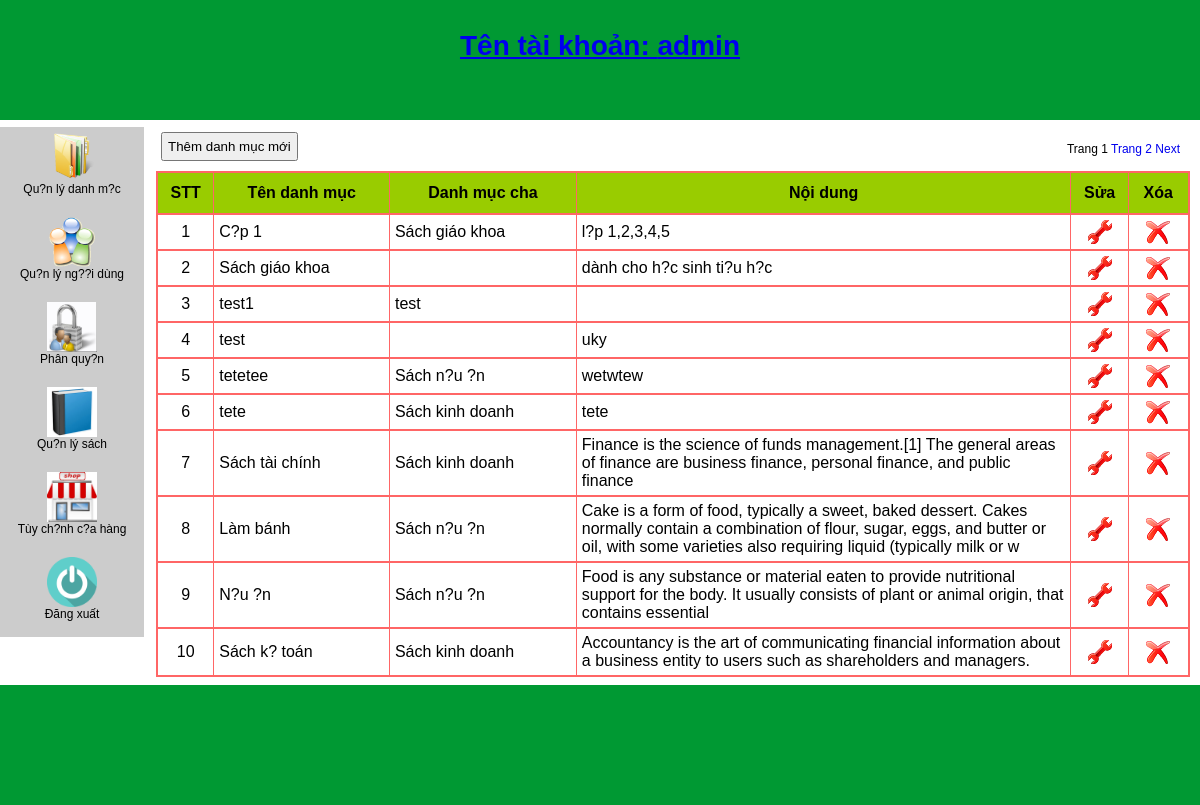
The app's page /admin/index.php?quanly=danhmuc&role_id=1&ac=lietke (signed in) with its own data.
### tables this page shows
CREATE TABLE IF NOT EXISTS `tbl_role_function` (
`rf_id` int(11) NOT NULL,
  `role_id` int(11) NOT NULL,
  `function_id` varchar(20) NOT NULL
);

CREATE TABLE IF NOT EXISTS `tbl_function` (
  `function_id` varchar(20) NOT NULL,
  `function_name` varchar(50) NOT NULL,
  `function_img` varchar(50) NOT NULL
);

CREATE TABLE IF NOT EXISTS `tbl_category` (
`cat_id` int(10) unsigned NOT NULL,
  `cat_parent_id` int(11) NOT NULL DEFAULT '0',
  `cat_name` varchar(50) NOT NULL,
  `cat_description` varchar(200) NOT NULL,
  `cat_image` varchar(255) NOT NULL,
  `cat_date` date NOT NULL DEFAULT '0000-00-00'
);

### admin/modules/danhmuc/lietke.php (the view, shortened to what this page needs)
<?php
	$start=($_GET['page']-1)*10;
	$sql = "select * from tbl_category order by cat_id DESC limit $start,10";
	$danhmuc = mysql_query($sql);
?>
<div>
<a href="index.php?role_id=<?php echo $_GET['role_id'] ?>&quanly=danhmuc&ac=them"><input style="margin:5 600 10 5; padding:5px " type="button" name="themdanhmuc" value="Thêm danh mục mới"  /></a>
	<table width="99%" height="105" border="1" id="custom">
	  <tr class="doimaunen">
		<td width="47" height="42"><div align="center"><strong>STT</strong></div></td>
		<td width="178"><div align="center"><strong>Tên danh mục</strong></div></td>
		<td width="191"><div align="center"><strong>Danh mục cha</strong></div></td>
		<td width="527"><div align="center"><strong>Nội dung</strong></div></td>
		<td><div align="center"><strong>Sửa</strong></div></td>
	    <td><div align="center"><strong>Xóa</strong></div></td>
	  </tr>
<?php
	$stt = 1;
	if(mysql_num_rows($danhmuc)!=0){
		while ($row = mysql_fetch_array($danhmuc)) {
		$sql1 = "
							SELECT	cat_name
							FROM	tbl_category
							WHERE 	cat_id=".$row['cat_parent_id'];
				$cate = mysql_query($sql1);
				$row_cat = mysql_fetch_array($cate);
?>
	  <tr >
		<td height="36"><div align="center"><?php echo $stt++; ?></div></td>
		<td><?php echo $row['cat_name']; ?></td>
		<td><?php echo $row_cat['cat_name']; ?></td>
		<td><?php echo $row['cat_description']; ?></td>
		<td width="48">
			<a href="index.php?role_id=<?php echo $_GET['role_id'] ?>&quanly=danhmuc&ac=sua&id=<?php echo $row["cat_id"] ?>">
				<div align="center" ><img src="img/sua.png" /></div>
	  	  	</a>
		</td>
		<td width="51">
			<a onclick="return confirmAction()" href="modules/danhmuc/xuly.php?role_id=<?php echo $_GET['role_id'] ?>&xoa=danhmuc&id= <?php echo $row["cat_id"] ?>">
				<div align="center" ><img src="img/xoa.png" /></div>
		  </a>
		</td>
	  </tr>
<?php
		}
		$sql = "select * from tbl_category;";
		$danhmuc = mysql_query($sql);
		$count = mysql_num_rows($danhmuc);
		$tongsotrang = floor($count/10)+1;
	echo "<div id=lietke>";
		for($i=1; $i<= $tongsotrang ; $i++){
			if($i==$_GET['page']) {
				echo ' Trang  '.$i;
			} else {
				echo '  <a href = "index.php?role_id='.$_GET['role_id'].'&quanly=danhmuc&ac=lietke&page='.$i.' ">   Trang '.$i. '</a>  ';
			}
		}
		if($_GET['page'] < $tongsotrang) {
			echo '  <a href = "index.php?role_id='.$_GET['role_id'].'&quanly=danhmuc&ac=lietke&page='.($_GET['page']+1).  ' "  >   Next</a>  ';
		}
	echo "</div>";
	}
?>
  </table>
</div>

### admin/modules/menu.php
<?php
if (isset($_GET['role_id']) ){
	$sql = "SELECT *
			FROM tbl_role r
			INNER JOIN tbl_role_function rf
			ON  r.role_id = rf.role_id
			INNER JOIN tbl_function f
			ON rf.function_id = f.function_id
			WHERE r.role_id = {$_GET['role_id']}
			";
	$chucnang = mysql_query($sql);
	echo "<div id=menu>";
	if (mysql_num_rows($chucnang)!=0) {
		while ($row = mysql_fetch_array($chucnang)){
?>
	<a href="index.php?quanly=<?php echo $row['function_id'] ?>&role_id=<?php echo $_GET['role_id'] ?>&ac=lietke">
		<div id="box-chucnang">
			<img src="img/<?php echo $row['function_img'] ?>" alt="images" height="50" width="50" />
			<p><?php echo $row['function_name'] ?></p>
		</div>
	</a>
<?php
		}
	}
}
?>
	<a href="../index.php?ac=thoat">
		<div id="box-chucnang">
		  <img src="img/dangxuat.png" alt="images" height="50" width="50" />
		  <p>Đăng xuất </p>
	</div>
	</a>
 </div>

### admin/css/style.css (style rules this page uses)
* { padding: 0px; margin: 0px; }
body { font-family:Arial, Helvetica, sans-serif; font-size:12px; }
#menu { background-color: #CCCCCC; float:left; height:auto; width: 12%; }
div#box-chucnang { width:auto; height:75px; padding:5px; text-align:center; }
div#menu a { text-decoration:none; color:#000000; }
#custom { border-collapse:collapse; }
#custom tr { border:2px solid #F66; border-radius: 20px; }
#custom td { padding:5px; }
#custom tr.doimaunen { background-color:#99CC00; }
div#lietke { margin-top:15px; float: right; padding-right:20px; }
div#lietke a { text-decoration:none; }

### records on screen
tbl_role_function: function.function_img (picture), function.function_name "Qu?n lý danh m?c"
tbl_role_function: function.function_img (placeholder picture), function.function_name "Qu?n lý ng??i dùng"
tbl_role_function: function.function_img (picture), function.function_name "Phân quy?n"
tbl_role_function: function.function_img (picture), function.function_name "Qu?n lý sách"
tbl_role_function: function.function_img (picture), function.function_name "Tùy ch?nh c?a hàng"
tbl_category: cat_name "C?p 1", tbl_category.cat_name "Sách giáo khoa", cat_description "l?p 1,2,3,4,5"
tbl_category: cat_name "Sách giáo khoa", cat_description "dành cho h?c sinh ti?u h?c"
tbl_category: cat_name "test1", tbl_category.cat_name "test"
tbl_category: cat_name "test", cat_description "uky"
tbl_category: cat_name "tetetee", tbl_category.cat_name "Sách n?u ?n", cat_description "wetwtew"
tbl_category: cat_name "tete", tbl_category.cat_name "Sách kinh doanh", cat_description "tete"
tbl_category: cat_name "Sách tài chính", tbl_category.cat_name "Sách kinh doanh", cat_description "Finance is the science of funds management.[1] The general areas of finance are business finance, personal finance, and public finance"
tbl_category: cat_name "Làm bánh", tbl_category.cat_name "Sách n?u ?n", cat_description "Cake is a form of food, typically a sweet, baked dessert. Cakes normally contain a combination of flour, sugar, eggs, and butter or oil, with some varieties also requiring liquid (typically milk or w"
tbl_category: cat_name "N?u ?n", tbl_category.cat_name "Sách n?u ?n", cat_description "Food is any substance or material eaten to provide nutritional support for the body. It usually consists of plant or animal origin, that contains essential"
tbl_category: cat_name "Sách k? toán", tbl_category.cat_name "Sách kinh doanh", cat_description "Accountancy is the art of communicating financial information about a business entity to users such as shareholders and managers."

### other values on screen
$_SESSION['tendangnhap'] "admin"
